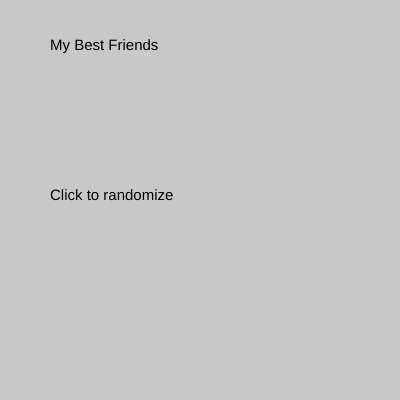
Frame 1 (no input)
Frame 60 (no input): identical to frame 1, image omitted
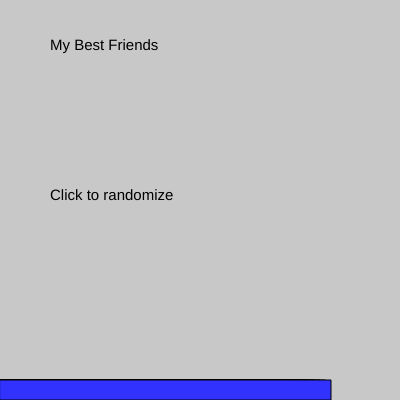
Frame 120 (the mouse pressed at the canvas centre since frame 60)

The p5.js sketch that drew these frames (run headless with seeded random() and noise() and a simulated clock; from frame 60 on, the mouse is pressed at the canvas centre):

// p5.js sketch
// ── sketch.js
let bestFriends = [
  {name:"jeante",color:"black"},
  {name:"robel",color:"maroon"},
  {name:"noah",color:"blue"},
  {name:"bryan",color:"purple"},
  {name:"jeff",color:"yellow"},
  {name:"brian",color:"green"}]

let randomIndex;
let animating = false;
let image = [];

function preload(){
  
}

function setup() {
  createCanvas(400, 400);
  background(200);
  textSize(15);
  text("My Best Friends",50,50);
  text("Click to randomize",50,200);
  y = 0;

}

function draw() {
  let rightWall = width;
  let xc = constrain();
  resetBar();
}

function resetBar(){

  fill(50,50,255)
  if(animating == true){
  rect(0,height-20,y,20);
  } else{
  y = 1;
  }
 y = y +5.5;
  
}
function randomizer(){
  fill(0)
  animating = false;
  if(bestFriends[0]){
  background(random(200,255));
  randomIndex = int(random(bestFriends.length));
  text(`${bestFriends[randomIndex].name}'s favorite color is ${bestFriends[randomIndex].color}`,50,50);  
  // text(bestFriends[randomIndex].name +"'s favorite color is " + bestFriends[randomIndex].color,50,50);
  bestFriends.splice(randomIndex,1);
} else {
  background(random(200,255));
  text("Find more friends!",50,50);
}
}

function mousePressed(){
  animating = true;
  setTimeout(randomizer,1000);
}
